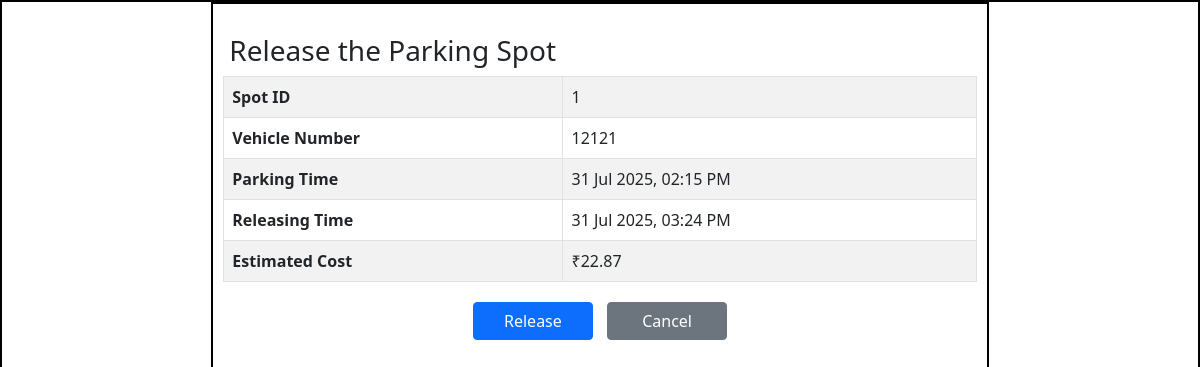
Page /release/1 (signed in) on the committed database.
### models/model.py (models this page shows, shortened)
class Parking_spot(db.Model):
        id = db.Column(db.Integer(),primary_key = True)
        lot_id = db.Column(db.Integer(),db.ForeignKey("parking_lot.id"),nullable = False)
        spot_number = db.Column(db.Integer(),nullable = False)
        status = db.Column(db.String(),nullable = False)
        reservation = db.relationship("Reserve_parking_spot", backref="spot", uselist=False, cascade="all, delete")

class Reserve_parking_spot(db.Model):
    id = db.Column(db.Integer(),primary_key = True)
    spot_id = db.Column(db.Integer(),db.ForeignKey("parking_spot.id"),nullable = False)
    user_id = db.Column(db.Integer(),db.ForeignKey("user.id"),nullable = False)
    parking_timestamp = db.Column(db.DateTime(),nullable = True)
    leaving_timestamp = db.Column(db.DateTime(),nullable = True)
    parking_cost = db.Column(db.Numeric(10, 2),nullable = True)
    vehicle_no = db.Column(db.String(),nullable = False)
    def calculate_cost_temp(self,temp):
        price_per_hour = self.spot.parking_lot.price
        duration = temp - self.parking_timestamp
        hours = Decimal(str(duration.total_seconds())) / Decimal("3600")
        return round(price_per_hour * hours, 2)

### controllers/user_controller.py (the view, shortened to what this page needs)
@user_bp.route("/release/<int:spot_id>", methods = ["GET","POST"])
def release(spot_id):
    spot = Parking_spot.query.get_or_404(spot_id)
    user_id = session.get('user_id')
    reservation = Reserve_parking_spot.query.filter_by(
        spot_id=spot.id, user_id=user_id, leaving_timestamp=None).first_or_404()
    temp_leaving_time = datetime.now()
    Estimated_cost = Reserve_parking_spot.calculate_cost_temp(reservation,temp_leaving_time)
    return render_template("releasespot.html", spot=spot, reservation=reservation,temp_leaving_time=temp_leaving_time,estimated_cost=Estimated_cost,user_id=reservation.user_id)

### templates/releasespot.html (shortened to what this page needs)
<!DOCTYPE html>
<html lang="en">
<head>
    <link rel="stylesheet" href="../static/style.css">
    <link href="https://cdn.jsdelivr.net/npm/bootstrap@5.0.2/dist/css/bootstrap.min.css" rel="stylesheet"
>
</head>
<body>
    <div id="main">
        <div id="canvas" class="overflow-auto">
            <div id="content">
                <h3 class=headings>Release the Parking Spot </h3>
                {%if spot%}
                <table class="table table-bordered table-striped">
                    <tbody>
                        <tr>
                            <th scope="row">Spot ID</th>
                            <td>{{ spot.id }}</td>
                        </tr>
                        <tr>
                            <th scope="row">Vehicle Number</th>
                            <td>{{ spot.reservation.vehicle_no }}</td>
                        </tr>
                        <tr>
                            <th scope="row">Parking Time</th>
                            <td>{{ spot.reservation.parking_timestamp.strftime("%d %b %Y, %I:%M %p") }}</td>
                        </tr>
                        <tr>
                            <th scope="row">Releasing Time</th>
                            <td>{{ temp_leaving_time.strftime("%d %b %Y, %I:%M %p") }}</td>
                        <tr>
                            <th scope="row">Estimated Cost</th>
                            <td>₹{{ estimated_cost }}</td>
                        </tr>
                    </tbody>
                </table>
            {%endif%}
            </div>
            <div style="text-align: center; margin-top: 20px;">
                <form method="POST" action="/release/{{ spot.id }}"
                    style="display:inline;">
                    <button type="submit" class="btn btn-primary" style="width:120px;">Release</button>
                </form>
                <a href="{{ url_for('user.user', user_id=user_id) }}" class="btn btn-secondary"
                    style="width:120px; margin-left:10px;">
                    Cancel
                </a>
            </div>
        </div>
    </div>
</body>
</html>

### static/style.css (style rules this page uses)
* { margin: 0; }
#main, #canvas { border: 2px solid black; }
#canvas { width: 65%; height: 800px; margin: auto; padding-left: 10px; padding-right: 10px; }
.headings { margin: 3px; padding-left: 3px; margin-top: 30px; padding-bottom: 5px; }

### rows in the picture
Parking_spot: id "1"
Reserve_parking_spot: reservation.vehicle_no "12121", reservation.parking_timestamp "31 Jul 2025, 02:15 PM"

### other values in the picture
{{ estimated_cost }} "22.87"
